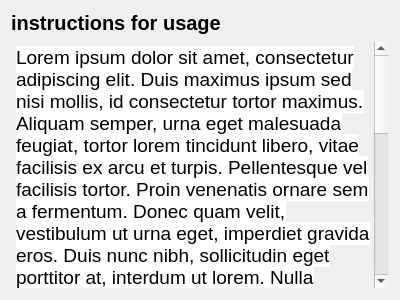
<?xml version="1.0" encoding="UTF-8"?>
<ui version="4.0">
 <class>FindHelp</class>
 <widget class="QWidget" name="FindHelp">
  <property name="geometry">
   <rect>
    <x>0</x>
    <y>0</y>
    <width>400</width>
    <height>300</height>
   </rect>
  </property>
  <property name="windowTitle">
   <string>Form</string>
  </property>
  <property name="styleSheet">
   <string notr="true">QLabel {
	width: 356px;
	height: 24px;

	font-family: 'Inter';
	font-style: normal;
	font-weight: 700;
	font-size: 20px;
	line-height: 24px;

	color: #000000;
}

QTextBrowser {
	background-color: rgba(0,0,0,0);
}</string>
  </property>
  <layout class="QVBoxLayout" name="verticalLayout">
   <item>
    <widget class="QLabel" name="label">
     <property name="text">
      <string>instructions for usage</string>
     </property>
    </widget>
   </item>
   <item>
    <widget class="QTextBrowser" name="textBrowser">
     <property name="html">
      <string>&lt;!DOCTYPE HTML PUBLIC &quot;-//W3C//DTD HTML 4.0//EN&quot; &quot;http://www.w3.org/TR/REC-html40/strict.dtd&quot;&gt;
&lt;html&gt;&lt;head&gt;&lt;meta name=&quot;qrichtext&quot; content=&quot;1&quot; /&gt;&lt;meta charset=&quot;utf-8&quot; /&gt;&lt;style type=&quot;text/css&quot;&gt;
p, li { white-space: pre-wrap; }
hr { height: 1px; border-width: 0; }
&lt;/style&gt;&lt;/head&gt;&lt;body style=&quot; font-family:'.AppleSystemUIFont'; font-size:13pt; font-weight:400; font-style:normal;&quot;&gt;
&lt;p style=&quot; margin-top:0px; margin-bottom:0px; margin-left:0px; margin-right:0px; -qt-block-indent:0; text-indent:0px;&quot;&gt;&lt;span style=&quot; font-family:'Open Sans','Arial','sans-serif'; font-size:14pt; color:#000000; background-color:#ffffff;&quot;&gt;Lorem ipsum dolor sit amet, consectetur adipiscing elit. Duis maximus ipsum sed nisi mollis, id consectetur tortor maximus. Aliquam semper, urna eget malesuada feugiat, tortor lorem tincidunt libero, vitae facilisis ex arcu et turpis. Pellentesque vel facilisis tortor. Proin venenatis ornare sem a fermentum. Donec quam velit, vestibulum ut urna eget, imperdiet gravida eros. Duis nunc nibh, sollicitudin eget porttitor at, interdum ut lorem. Nulla efficitur enim lacus, ac vestibulum velit fermentum a. Aenean consectetur neque metus, id tempus odio faucibus at. Aliquam fermentum porttitor cursus. Mauris dignissim odio sed blandit dignissim.&lt;/span&gt;&lt;/p&gt;
&lt;p style=&quot; margin-top:0px; margin-bottom:15px; margin-left:0px; margin-right:0px; -qt-block-indent:0; text-indent:0px; background-color:#ffffff;&quot;&gt;&lt;span style=&quot; font-family:'Open Sans','Arial','sans-serif'; font-size:14pt; color:#000000; background-color:#ffffff;&quot;&gt;Suspendisse id metus dapibus, maximus ipsum sed, tincidunt mi. Aliquam elementum purus eu arcu consequat mollis ut id lacus. Morbi est turpis, lobortis id orci a, tempus elementum urna. Nullam nulla dui, vulputate consequat quam id, feugiat venenatis ipsum. Curabitur ornare commodo efficitur. Sed ultrices ultricies mauris, at faucibus felis pellentesque eu. Aliquam eu quam consectetur, pellentesque tellus vel, varius dolor. Pellentesque habitant morbi tristique senectus et netus et malesuada fames ac turpis egestas.&lt;/span&gt;&lt;/p&gt;&lt;/body&gt;&lt;/html&gt;</string>
     </property>
    </widget>
   </item>
  </layout>
 </widget>
 <resources/>
 <connections/>
</ui>
